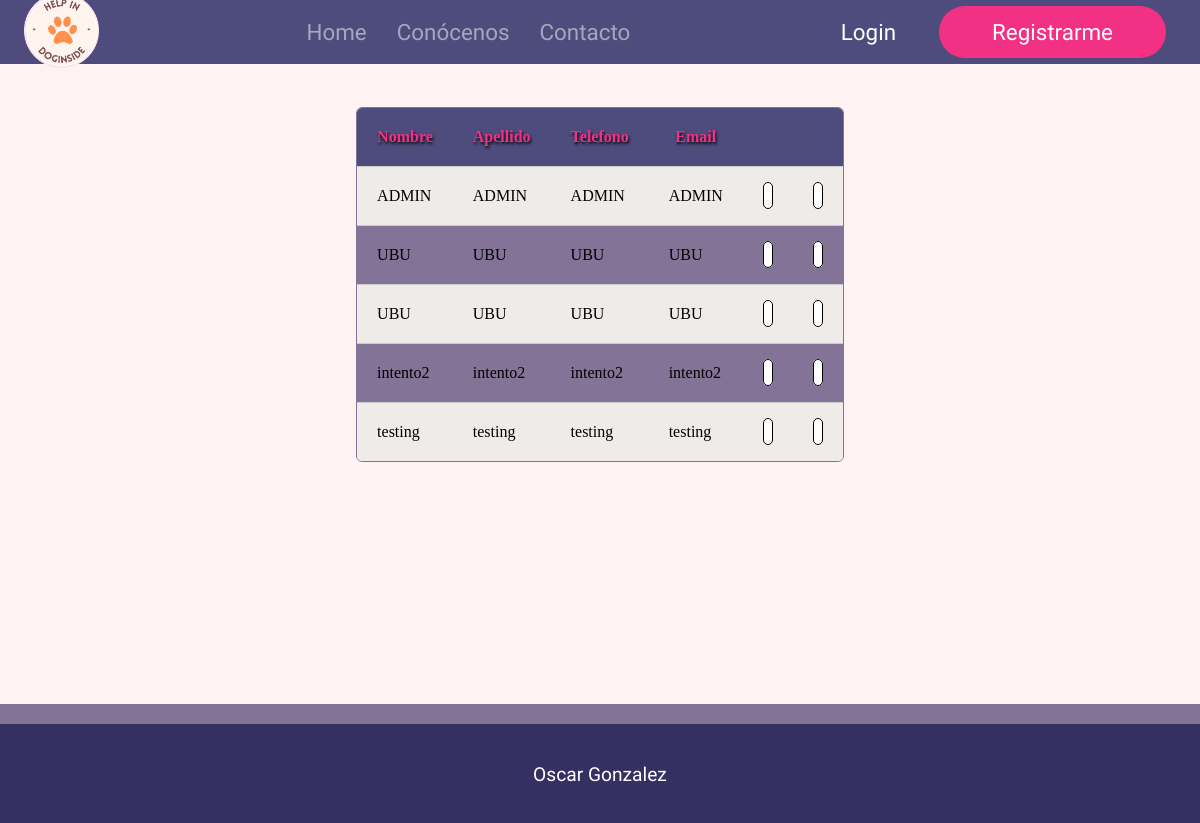
The app's page /usuarios.php with its own data.
### tables this page shows
CREATE TABLE IF NOT EXISTS `usuarios` (
  `id` int(11) NOT NULL AUTO_INCREMENT,
  `nombre` varchar(30) NOT NULL,
  `apellidos` varchar(50) NOT NULL,
  `password` varchar(255) NOT NULL,
  `isadmin` int(1) NOT NULL DEFAULT '0',
  PRIMARY KEY (`id`)
);

### usuarios.php (the view)
<?php
require_once("./assets/core/connection.php");
$select = "SELECT * FROM usuarios";
$query = mysqli_query($conexion, $select);
include_once("./assets/core/header.php") ?>
<div class="main-page">
    <div class="content">
    <div class="table-wrapper">
        <table>
            <tr>
                <th>Nombre</th>
                <th>Apellido</th>
                <th>Telefono</th>
                <th>Email</th>
                <th></th>
                <th></th>
            <tr>
                <?php
			while ($row = mysqli_fetch_assoc($query)) {
				echo
				'<tr>
                    <td>' . $row["nombre"] . '</td>
                    <td>' . $row["nombre"] . '</td>
                    <td>' . $row["nombre"] . '</td>
                    <td>' . $row["nombre"] . '</td>
                    <td><a href="./editUser.php?id=' . $row["id"] . '" ><i class="icon-pencil editar"></i></a></td>
                    <td><a href="./deleteUser.php?id=' . $row["id"] . '" ><i class="icon-trash borrar"></i></a></td>
                </tr>';
			}
			?>
        </table>
        </div>
    </div>
</div>
	<footer>
		<p>Oscar Gonzalez</p>
	</footer>
</body>
</html>

### assets/css/main.css (style rules this page uses)
body { margin: 0px; background-color: #e7e6ef; }
.main-page { width: 100%; min-height: 80vh; background-color: #fff2f2; }
.main-page .content { width: 100%; padding: 20px 0; display: flex; justify-content: center; align-items: center; min-height: 50vh; }
footer { width: 100%; border-top: 20px solid #827397; background-color: #363062; padding-top: 20px; padding-bottom: 20px; height: 7.4vh }
footer * { color: #fff; font-family: 'Akaya Telivigala', cursive; font-size: 1.2em; text-decoration: none; text-align: center; }
.table-wrapper { overflow: auto; border-radius: 6px; border: 1px solid #827397; }
.table-wrapper table { border-spacing: 0; border-collapse: collapse; border-style: hidden; width:100%; max-width: 100%; }
.table-wrapper table th, .table-wrapper table td { padding: 20px; }
.table-wrapper table tr { border: 1px solid #CCCCCC; background-color: #827397; }
.table-wrapper table th { background-color: #4D4C7D; color: #F23084; text-shadow: 1px 2px 3px black; }
.table-wrapper table td a .borrar { background-color: white; border-radius: 5px; padding: 4px; border: 1px solid black; color: red; }
.table-wrapper table td a .editar { background-color: white; border-radius: 5px; border: 1px solid black; padding: 4px; color: green; }
.table-wrapper table tr:nth-child(2n+1) { background-color: #efebe9; }

### records on screen
usuarios: nombre "ADMIN"
usuarios: nombre "UBU"
usuarios: nombre "UBU"
usuarios: nombre "intento2"
usuarios: nombre "testing"
